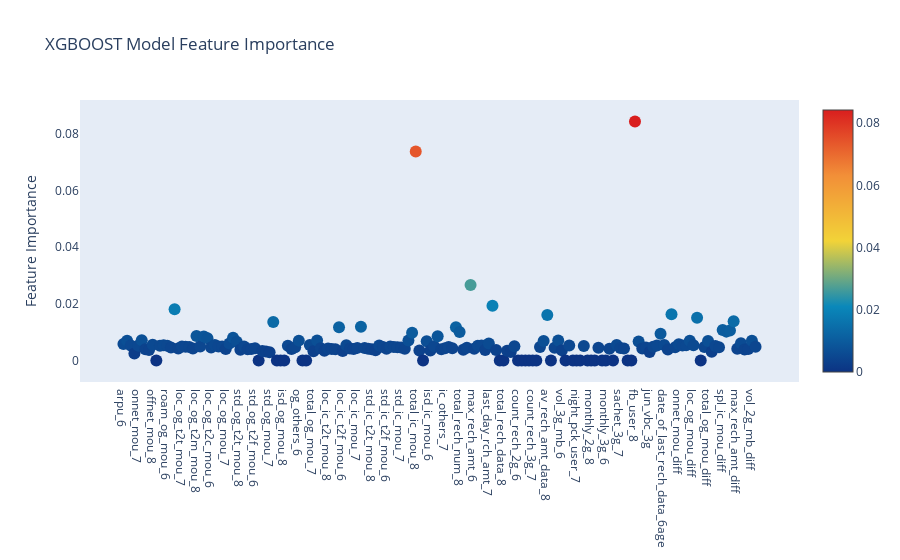

Source (notebook cell):
### Code cell
# Scatter plot
trace = go.Scatter(
y = xgb_model.feature_importances_, x = xtrain.columns.values, mode='markers',
marker=dict(
sizemode = 'diameter',
sizeref = 1.3,
size = 12,
color = xgb_model.feature_importances_, colorscale='Portland', showscale=True
),
text = xtrain.columns.values )
data = [trace]
layout= go.Layout( autosize= True,
title= 'XGBOOST Model Feature Importance', hovermode= 'closest',
xaxis= dict( ticklen= 5,
showgrid=False, zeroline=False, showline=False
), yaxis=dict(
title= 'Feature Importance', showgrid=False, zeroline=False,
ticklen= 5,
gridwidth= 2 ),
showlegend= False )
fig = go.Figure(data=data, layout=layout) 
py.iplot(fig,filename='scatter')

### Figure 1 — Plotly figure (JSON) as saved in the notebook; plotly's stock layout.template omitted (floating-point values rounded to 4 significant figures; data arrays with more than 128 entries replaced by an {"elided": "..."} marker saying what was removed)
{"data": [{"marker": {"color": {"elided": "174 float values"}, "colorscale": [[0, "rgb(12,51,131)"], [0.25, "rgb(10,136,186)"], [0.5, "rgb(242,211,56)"], [0.75, "rgb(242,143,56)"], [1, "rgb(217,30,30)"]], "showscale": true, "size": 12, "sizemode": "diameter", "sizeref": 1.3}, "mode": "markers", "text": {"elided": "174 str values"}, "type": "scatter", "x": {"elided": "174 str values"}, "y": {"elided": "174 float values"}}], "layout": {"autosize": true, "hovermode": "closest", "showlegend": false, "title": {"text": "XGBOOST Model Feature Importance"}, "xaxis": {"showgrid": false, "showline": false, "ticklen": 5, "zeroline": false}, "yaxis": {"gridwidth": 2, "showgrid": false, "ticklen": 5, "title": {"text": "Feature Importance"}, "zeroline": false}}}
